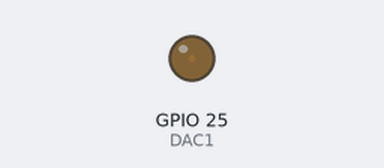
The program below on a simulated ESP32. Shown: output pins drawn as LEDs (lit = HIGH).

Above: at 0.05 s.
At 0.95 s:
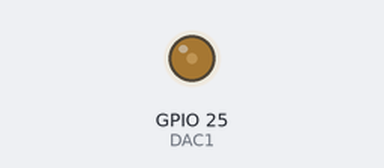
At 1.9 s:
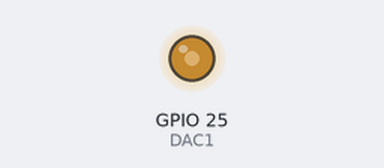
At 3.8 s:
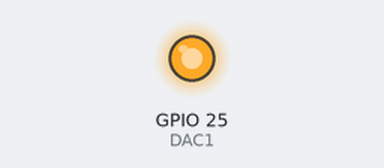
Timing chart, 0 to 8.8 s (numbered marks = the images above):
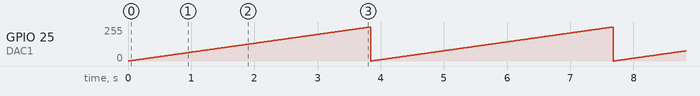

The program:

main.cpp
```cpp
#include <Arduino.h>

#define DAC1 25
// khởi tạo giá trị DAC
int Value = 0; //255= 3.3V 128=1.65V
void setup() {
  Serial.begin(115200);
}

void loop() {
  //Khởi tạo tín hiệu hình sin
  // tăng dần điện áp
  for(int Value = 0; Value <= 255; Value++){
    //ghi giá trị điện áp lên chân DAC
    dacWrite(DAC1, Value);
    delay(15);
  }
  // giảm dần điện áp
  for(int Value = 255; Value >= 0; Value--){
    //ghi giá trị điện áp lên chân DAC
    dacWrite(DAC1, Value);
  }
}
```

Measured:
- by itself, GPIO 25 (DAC1): ramps from 0/255 to 255/255 and jumps back, once every 3.8 s
